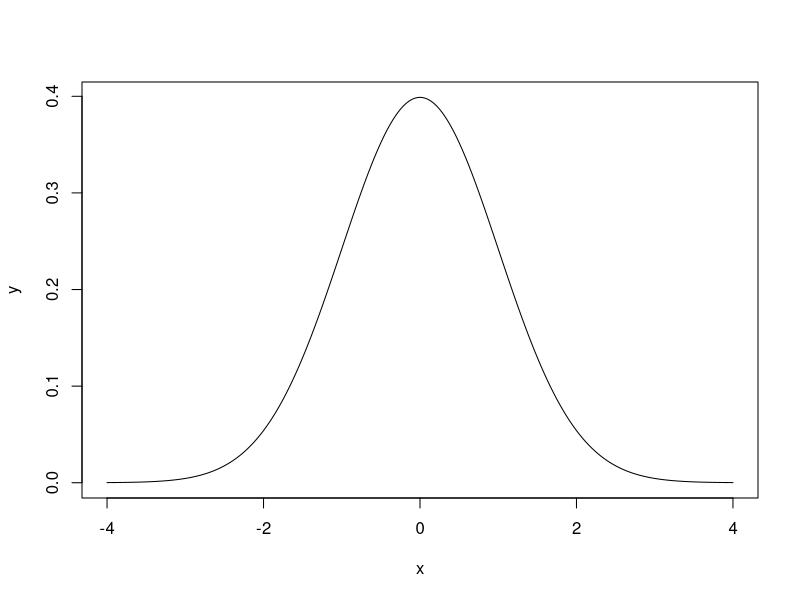
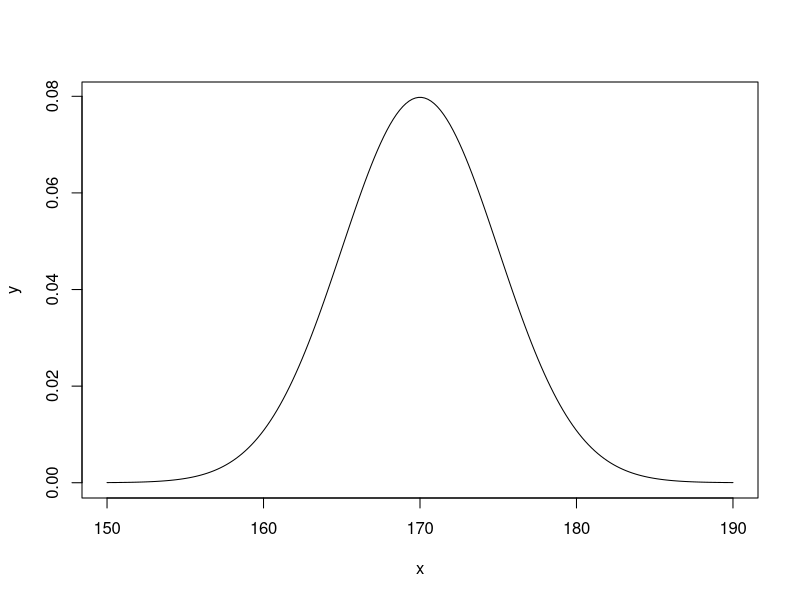
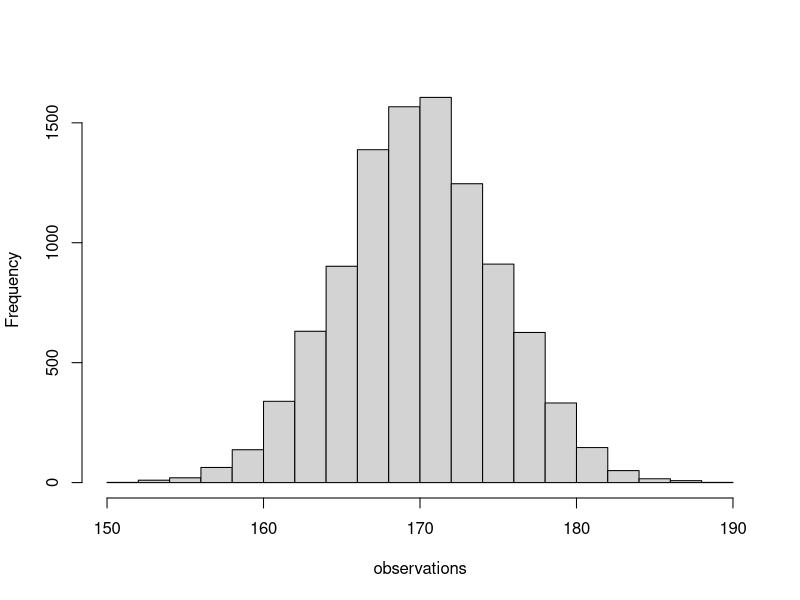
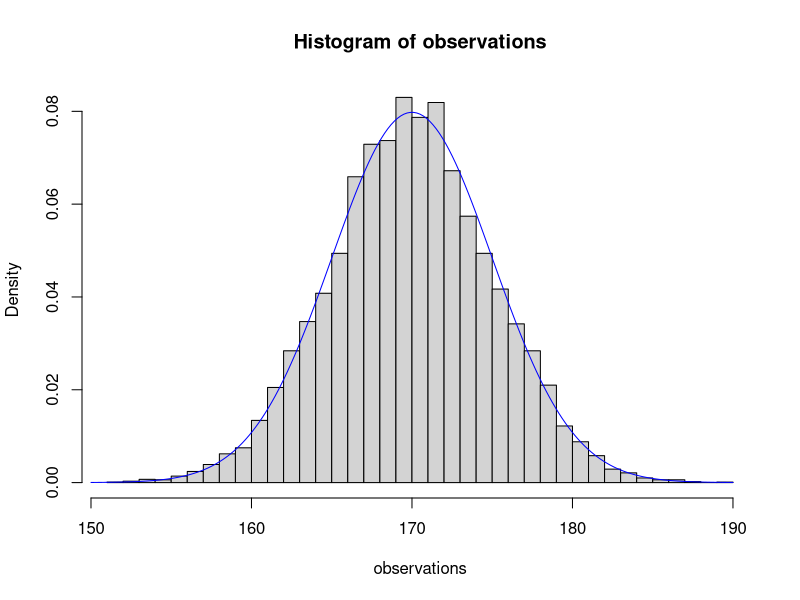
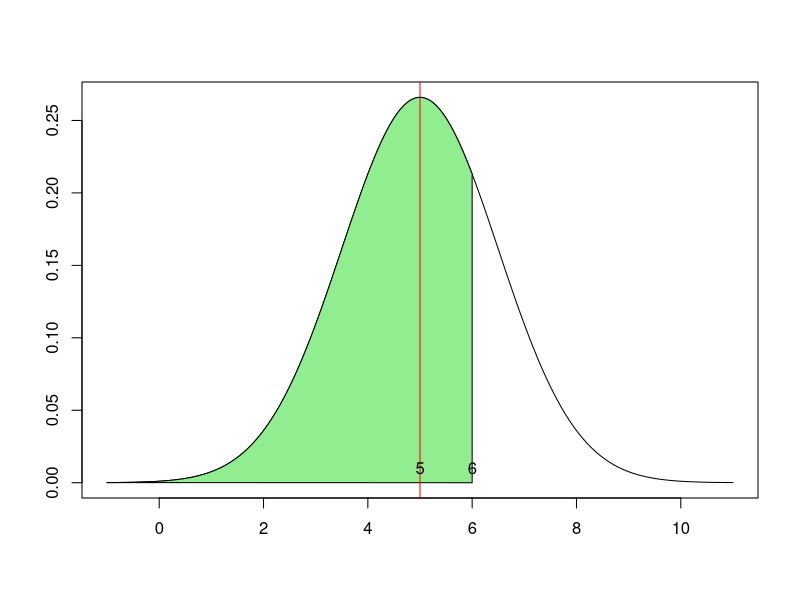
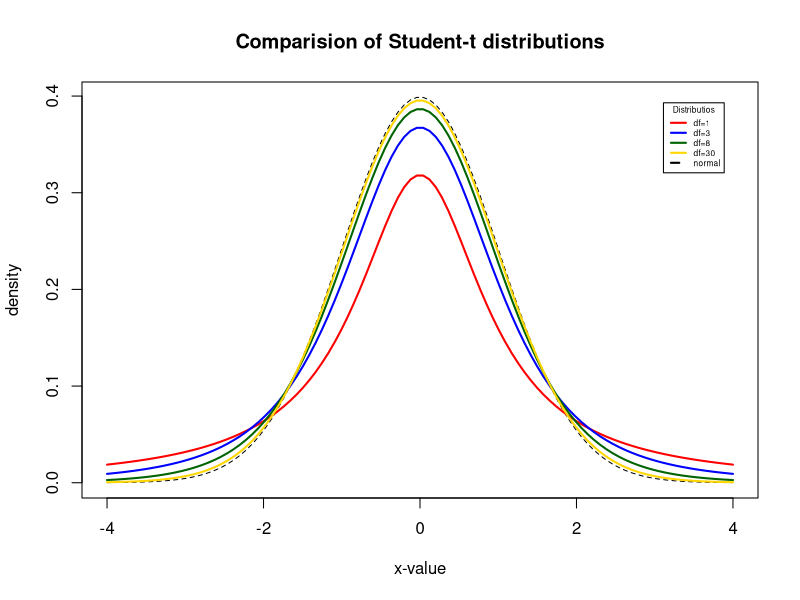

Reproduce these figures in R, in order.
## ---- chunk 1
knitr::opts_chunk$set(echo = TRUE)
## ---- chunk 2
# Make a list of 200 numbers evenly distributed over the interval [-4, 4]
x <- seq(from = -4,
         to = 4,
         length.out = 200)
# Calculate for every x value the corresponding value on the Gauss curve
y <- dnorm(x)

# Plot the values, with type "lines" (connect the data points with lines)
plot(x, y, type = 'l')
## ---- chunk 3
m <- 170 # mean
s <- 5  # standard deviation
# Select the "interesting" range of x values
x <- seq(from = m-4*s,
         to = m+4*s, 
         length.out = 200)
# Calculate the probability density function
y <- dnorm(x, m, s)

# Plot the graph
plot(x, y, type = 'l')
## ---- chunk 4
# Generate 10000 normal distributed random samples:
m <- 170
s <- 5
n <- 10000
observations <- rnorm(n, m, s)

# Draw a histogram (with an empty title)
histogram <- hist(observations, main="")
## ---- chunk 5
# Draw a histogram with densities (instead of absolute frequencies)
# The option "breaks" tunes the number of bars in the histogram
hist(observations, freq = FALSE, breaks = 50)

# Calculate the probability density function
y <- dnorm(x, m, s)

# Add the function to the histogram
lines(x, y, col = 'blue')
## ---- chunk 6
m <- 5
s <- 1.5
## ---- chunk 7
# First calculate the z-score
x <- 6
z <- (x - m) / s
z
## ---- chunk 8
1-pnorm(z)
1-pnorm(x, m, s)
## ---- chunk 9
# x-values
x_interval <- seq(m - 4 * s, m + 4 * s, length=200)
# y-values
norm_dist <- dnorm(x_interval, m, s)
plot(x_interval, norm_dist,
     type = 'l', xlab = '', ylab = '')

# colour the area to the left of x
i <- x_interval <= x
polygon(
  c(x_interval[i], x,              x),
  c(norm_dist[i],  dnorm(x, m, s), 0),
  col = 'lightgreen')
text(x, .01, x)

# show the average using a red vertical line
abline(v = m, col='red')
text(m, .01, m)
## ---- chunk 10
    pnorm(4, m, s)
## ---- chunk 11
    1 - pnorm(7, m, s)
## ---- chunk 12
    pnorm(6.5, m, s) - pnorm(2, m, s)
## ---- chunk 13
    qnorm(.8, m, s)
## ---- chunk 14
# Step 1
m <- 5.2      # mean of the sample
s <- 1.5      # standard deviation of the population
n <- 100      # size of the sample
alpha <- 0.05 # 1 - alpha is the confidence level

# Step 2
z <- qnorm(1-alpha/2) # divide by 2! (see slides)
z

# Step 3: confidence interval
low  <- m - z * s / sqrt(n)
high <- m + z * s / sqrt(n)
c(low, high)
## ---- chunk 15
# Bron: https://www.statmethods.net/advgraphs/probability.html
x <- seq(-4, 4, length=100) # x-values
std_norm_dist <- dnorm(x)   # standard normal distrib (to compare)
degf <- c(1, 3, 8, 30)      # 4 different degrees of freedom

# colors/labels
colors <- c("red", "blue", "darkgreen", "gold", "black")
labels <- c("df=1", "df=3", "df=8", "df=30", "normal")

# plot standard normal distrib
plot(x, std_norm_dist,
     type="l", lty=2,
     xlab="x-value", ylab="density",
     main="Comparision of Student-t distributions")

# plot the Student-t distributions
for (i in 1:4){
  lines(x, dt(x,degf[i]), lwd=2, col=colors[i])
}

legend("topright", inset=.05, title="Distributios",
       labels, lwd=2, lty=c(1, 1, 1, 1, 2), col=colors,
       cex = .5)

## ---- chunk 16
# Step 1
m <- 5.2      # sample mean
s <- 1.5      # standard deviation of the population
n <- 15       # size of the sample
alpha <- 0.05 # 1 - alpha is the confidence level

# Step 2, now with Student-t distribution!
t <- qt(1-alpha/2, df = n - 1)
t

# Step 3: confidence interval
low  <- m - t * s / sqrt(n)
high <- m + t * s / sqrt(n)
c(low, high)
## ---- chunk 17
# Step 1.
n <- 100   # sample size
k <- 6     # number of "successes" in the sample
a <- 0.05  # confidence level 95%

p <- k / n # estimate for the percentage of successes
q <- 1 - p # estimate for the percentage of failures
c(p, q)

# Step 2 (we use the normal distribution again)
z <- qnorm(1-a/2)

# Step 3.
low <- p - z * sqrt(p*q/n)
high <- p + z * sqrt(p*q/n)
c(low, high)
